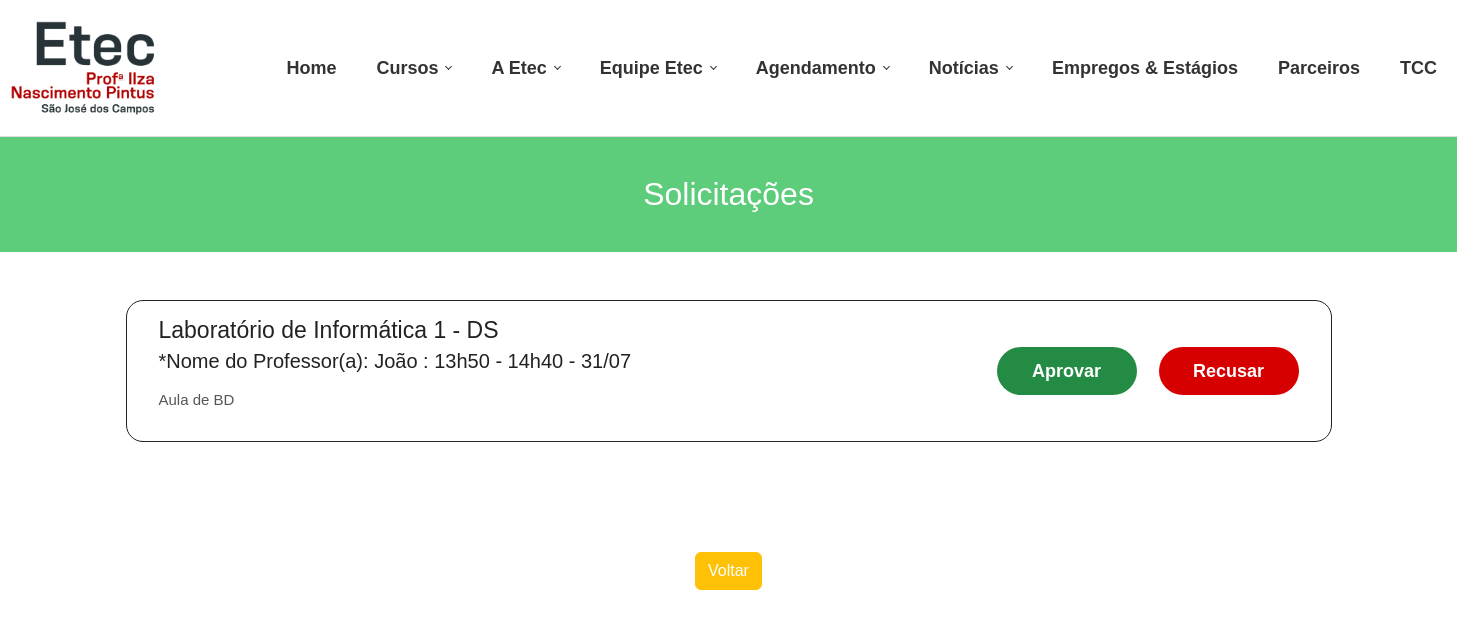
Page /TCC/agendamento/solicitacoes_gestao.php (signed in) on the earlier database version.
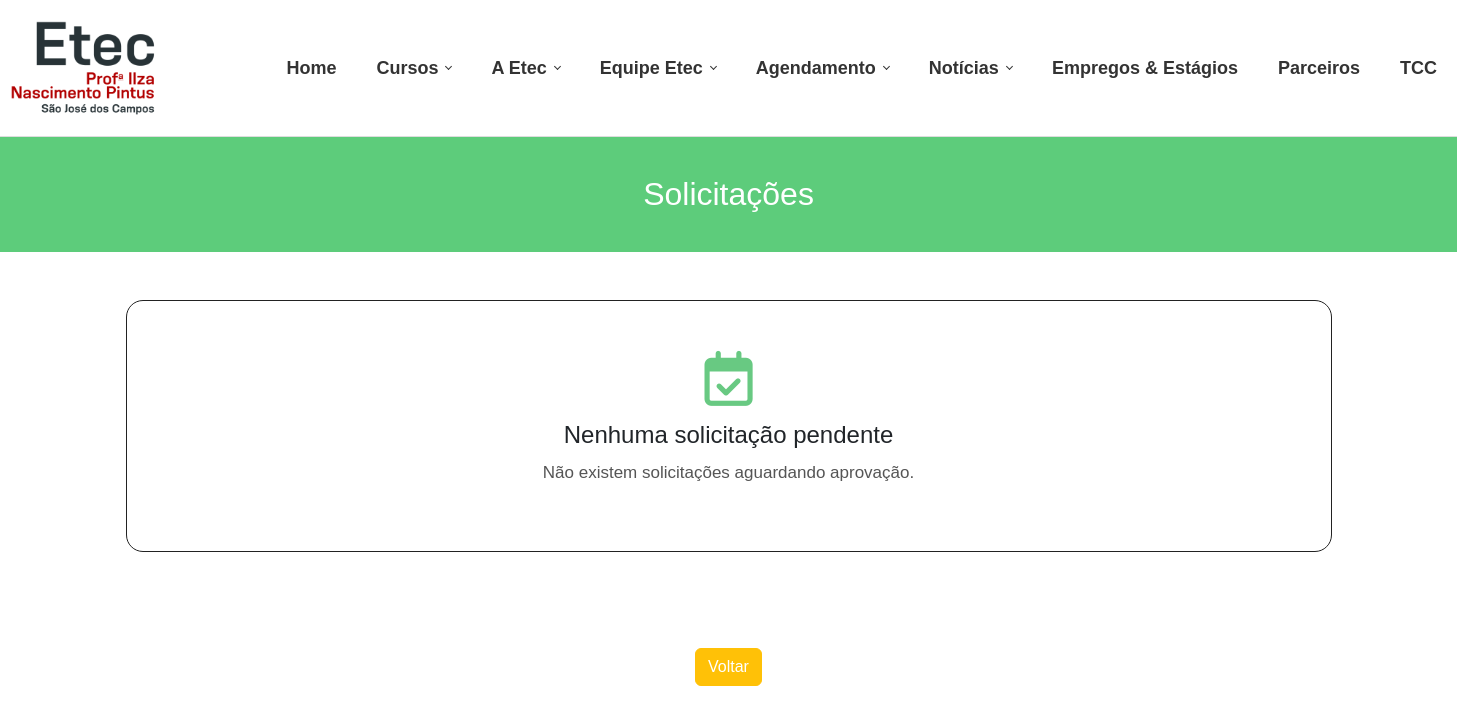
Same page on the later database version.
### tables this page shows
create table agendamentos (
id_agendamentos int primary key auto_increment,
nome_prof varchar (80) not null,
descr varchar (120) not null,
data_agendamento date not null,
id_gestao int not null,
foreign key (id_gestao) references gestao (id_gestao),
id_professor int not null,
foreign key (id_professor) references professor (id_professor),
id_ambientes int not null,
foreign key (id_ambientes) references ambientes (id_ambientes)
);

create table ambientes (
id_ambientes int primary key auto_increment,
nome varchar (80) not null,
tipo ENUM('DS', 'ADM','AUT', 'Auditório') not null
);

### TCC/agendamento/solicitacoes_gestao.php (the view, shortened to what this page needs)
   <?php
require_once dirname(__DIR__) . "/conexao.php";
$solicitacoes = [];
$sql = "SELECT a.id_agendamentos, a.nome_prof, a.descr, a.data_agendamento, a.horario, a.status, a.id_ambientes, amb.nome AS nome_ambiente, amb.tipo AS tipo_ambiente
        FROM agendamentos a
        INNER JOIN ambientes amb ON a.id_ambientes = amb.id_ambientes
        WHERE a.status = 'Pendente'
        ORDER BY a.data_agendamento ASC, a.horario ASC, a.id_agendamentos ASC";
$stmt = mysqli_prepare($conexao, $sql);
if ($stmt) {
    mysqli_stmt_execute($stmt);
    $resultado = mysqli_stmt_get_result($stmt);
    while ($linha = mysqli_fetch_assoc($resultado)) $solicitacoes[] = $linha;
}
?>
<!DOCTYPE html>
<html lang="pt-br">
<head>
<link rel="stylesheet" href="https://cdn.jsdelivr.net/npm/bootstrap-icons@1.11.3/font/bootstrap-icons.css">
<link href="https://cdn.jsdelivr.net/npm/bootstrap@5.3.8/dist/css/bootstrap.min.css" rel="stylesheet">
<link rel="stylesheet" href="../css/solicitacoes_gestao.css">
<link rel="stylesheet" href="https://cdnjs.cloudflare.com/ajax/libs/font-awesome/6.5.2/css/all.min.css">
</head>
<body>
<header>
    <div class="logo"><img src="../logo.png"></div>
    <nav>
   <a href="">Home</a>
        <a href="#" class="has-submenu">Cursos</a>
        <a href="#" class="has-submenu">A Etec</a>
        <a href="#" class="has-submenu">Equipe Etec</a>
        <li>
            <li>
                <a href="agendamento.php" class="has-submenu">Agendamento</a>
            </li>
        </li>
        <a href="#" class="has-submenu">Notícias</a>
        <a href="">Empregos & Estágios</a>
        <a href="">Parceiros</a>
        <a href="">TCC</a>
    </nav>
</header>
<div class="titulo"><h1>Solicitações</h1></div>
<br><br>
<main class="container">
    <div class="lista-solicitacoes">
    <?php if (empty($solicitacoes)): ?>
        <div class="sem-solicitacoes">
            <i class="fa-regular fa-calendar-check"></i>
            <h2>Nenhuma solicitação pendente</h2>
            <p>Não existem solicitações aguardando aprovação.</p>
        </div>
    <?php else: ?>
        <?php foreach ($solicitacoes as $solicitacao): ?>
            <?php
            $data = date('d/m', strtotime($solicitacao['data_agendamento']));
            $ambiente = $solicitacao['tipo_ambiente'] === 'Auditório'
                ? $solicitacao['nome_ambiente']
                : $solicitacao['nome_ambiente'] . ' - ' . $solicitacao['tipo_ambiente'];
            ?>
            <div class="card-solicitacao">
                <div class="informacoes">
                    <h2><?= htmlspecialchars($ambiente) ?></h2>
                    <p><strong>*Nome do Professor(a):</strong> <?= htmlspecialchars($solicitacao['nome_prof']) ?> : <?= htmlspecialchars($solicitacao['horario']) ?> - <?= htmlspecialchars($data) ?></p>
                    <?php if (!empty($solicitacao['descr'])): ?>
                        <p class="descricao"><?= htmlspecialchars($solicitacao['descr']) ?></p>
                    <?php endif; ?>
                </div>
                <div class="botoes">
                    <form method="POST" onsubmit="abrirConfirmacao(this, 'aprovar'); return false;">
                        <button type="submit" class="btn-aprovar">Aprovar</button>
                    </form>
                    <form method="POST" onsubmit="abrirConfirmacao(this, 'recusar'); return false;">
                        <button type="submit" class="btn-recusar">Recusar</button>
                    </form>
                </div>
            </div>
        <?php endforeach; ?>
    <?php endif; ?>
    </div>
</main>
<br><br><br><br>
<section>
    <div class="container">
        <div class="row">
            <div class="col-sm-2 offset-sm-5 text-center">
                <button class="btn btn-warning text-white btn-block" onclick="voltar()">Voltar</button>
            </div>
        </div>
    </div>
</section>
</body>
</html>

### TCC/css/solicitacoes_gestao.css (style rules this page uses)
* { margin: 0; padding: 0; box-sizing: border-box; font-family: Arial, Helvetica, sans-serif; }
body { background: white; overflow-x: hidden; }
header { width: 100%; height: 137px; background: #fff; display: flex; align-items: center; border-bottom: 1px solid #ddd; padding: 0; }
.logo { width: 360px; height: 137px; display: flex; justify-content: flex-end; align-items: center; padding-right: 65px; }
.logo img { width: auto; height: 95px; object-fit: contain; }
nav { height: 100%; display: flex; align-items: center; gap: 0; margin-left: 45px; }
nav a { height: 42px; display: flex; align-items: center; padding: 0 20px; text-decoration: none; color: #333; font-size: 18px; font-weight: bold; white-space: nowrap; }
nav a.has-submenu::after { content: ""; width: 5px; height: 5px; border-right: 1px solid #333; border-bottom: 1px solid #333; transform: rotate(45deg); margin-left: 8px; margin-top: -3px; }
nav ul, nav li { list-style: none; margin: 0; padding: 0; }
nav li { position: relative; }
.titulo { width: 100%; height: 115px; background: #5dcc7b; color: white; display: flex; align-items: center; justify-content: center; text-align: center; padding: 0; }
.titulo h1 { margin: 0; padding: 0; font-weight: normal; font-size: 32px; }
.lista-solicitacoes { padding: 0 45px; max-height: calc(100vh - 160px); overflow-y: auto; }
.sem-solicitacoes { background: white; border: 1px solid #222; border-radius: 17px; padding: 50px 20px; text-align: center; }
.sem-solicitacoes i { font-size: 55px; color: #68c982; margin-bottom: 15px; }
.sem-solicitacoes h2 { font-size: 24px; margin-bottom: 10px; }
.sem-solicitacoes p { font-size: 17px; color: #555; }
.card-solicitacao { width: 100%; min-height: 90px; background: white; border: 1px solid #222; border-radius: 17px; margin-bottom: 14px; padding: 16px 32px; display: flex; align-items: center; justify-content: space-between; gap: 25px; box-shadow: none; transition: box-shadow 0.2s ease; }
.informacoes { flex: 1; min-width: 0; }
.informacoes h2 { font-size: 23px; font-weight: normal; color: #222; margin-bottom: 3px; }
.informacoes p { font-size: 20px; color: #222; line-height: 1.3; }
.informacoes strong { font-weight: normal; }
.descricao { font-size: 15px !important; margin-top: 5px; color: #555 !important; }
.botoes { display: flex; align-items: center; gap: 22px; }
.botoes form { margin: 0; }
.botoes button { width: 140px; height: 48px; border: none; border-radius: 30px; color: white; font-size: 18px; font-weight: bold; cursor: pointer; }
.btn-aprovar { background: #238b43; }
.btn-recusar { background: #d60000; }

Differences in the rows shown:
removed agendamentos: id_ambientes.nome "Laboratório de Informática 1 - DS", nome_prof "João", horario "13h50 - 14h40", data_agendamento "31/07", descr "Aula de BD"
Other differences:
text now shown: "Nenhuma solicitação pendente Não existem solicitações aguardando aprovação."
